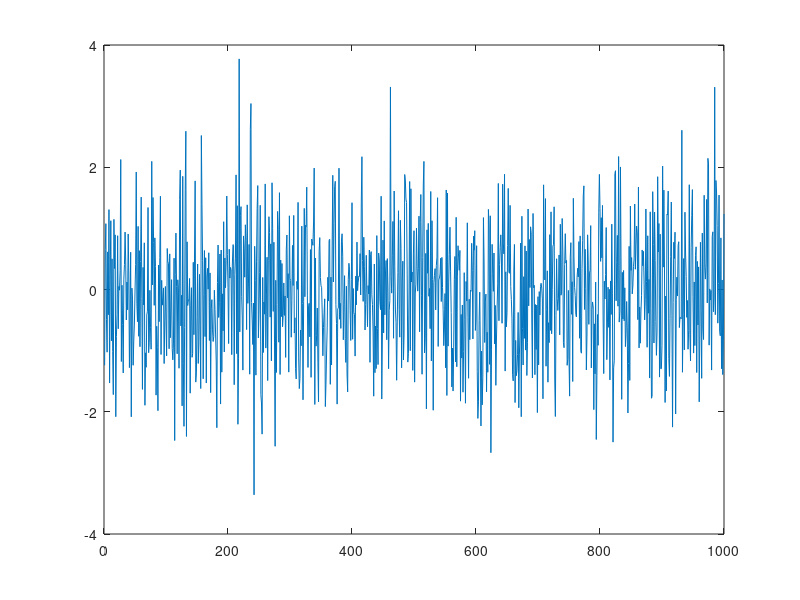

This figure's MATLAB source: (Note: this script raises an error after producing the figure.)
%% Bit error rate for BPSK

eb = 1;
n = 1000;
ebno = -4:2:10;

nv = (2.*ebno).^-1;
wn = wgn(n,1,0);

figure(1);
plot(wn);

d = randi([0 1],n,1,'int8');
out = nrSymbolModulate(d, 'BPSK');
